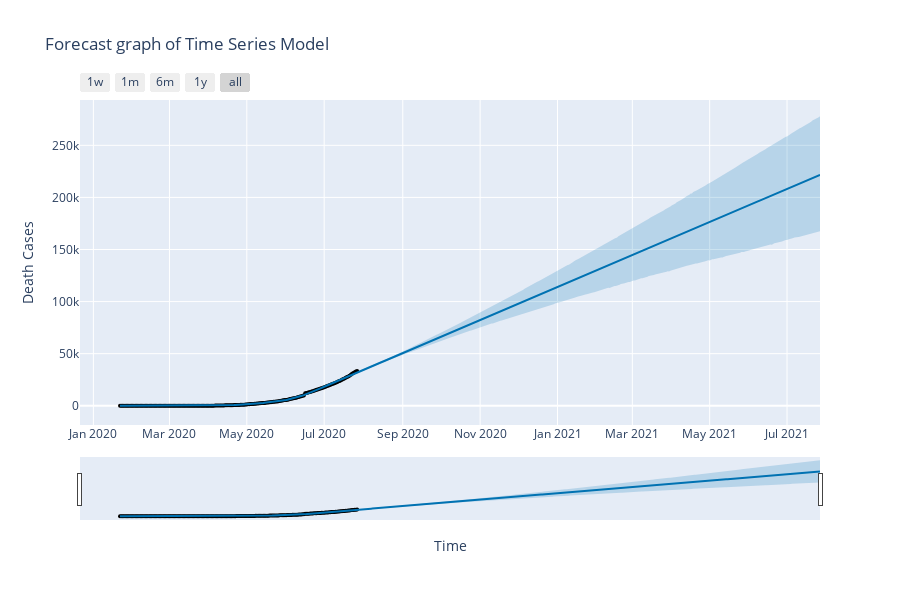

The cell this chart's notebook holds for it:
### Code cell
fig = plot_plotly(model,prediction,xlabel='Time',ylabel='Death Cases')
fig.update_layout(title='Forecast graph of Time Series Model')
fig.show()

### Figure 1 — Plotly figure (JSON) as saved in the notebook; plotly's stock layout.template omitted (floating-point values rounded to 4 significant figures; data arrays with more than 128 entries replaced by an {"elided": "..."} marker saying what was removed)
{"data": [{"marker": {"color": "black", "size": 4}, "mode": "markers", "name": "Actual", "type": "scatter", "x": {"elided": "188 str values"}, "y": {"elided": "188 int values"}}, {"hoverinfo": "skip", "line": {"width": 0}, "mode": "lines", "type": "scatter", "x": {"elided": "553 str values"}, "y": {"elided": "553 float values"}}, {"fill": "tonexty", "fillcolor": "rgba(0, 114, 178, 0.2)", "line": {"color": "#0072B2", "width": 2}, "mode": "lines", "name": "Predicted", "type": "scatter", "x": {"elided": "553 str values"}, "y": {"elided": "553 float values"}}, {"fill": "tonexty", "fillcolor": "rgba(0, 114, 178, 0.2)", "hoverinfo": "skip", "line": {"width": 0}, "mode": "lines", "type": "scatter", "x": {"elided": "553 str values"}, "y": {"elided": "553 float values"}}], "layout": {"height": 600, "showlegend": false, "title": {"text": "Forecast graph of Time Series Model"}, "width": 900, "xaxis": {"rangeselector": {"buttons": [{"count": 7, "label": "1w", "step": "day", "stepmode": "backward"}, {"count": 1, "label": "1m", "step": "month", "stepmode": "backward"}, {"count": 6, "label": "6m", "step": "month", "stepmode": "backward"}, {"count": 1, "label": "1y", "step": "year", "stepmode": "backward"}, {"step": "all"}]}, "rangeslider": {"visible": true}, "title": {"text": "Time"}, "type": "date"}, "yaxis": {"title": {"text": "Death Cases"}}}}
